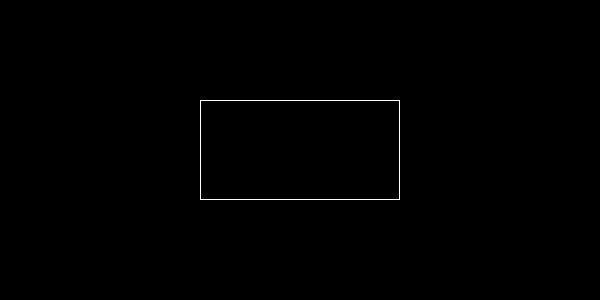
#> input picture 1.HoughLine/sample.jpg, 600 x 300 px
$ python -i hough_conversion.py   (imports and definitions only)
#> lines starting #> are read from the running program, lines starting #| are printed output that depends on the picture; after the words box and inside, x2 and y2 are one past the last pixel; in counts of white or black regions, pixels touching at a corner belong together
#> further down, picture is the input picture: shape (300, 600, 3); min 0, max 255, mean 0.8
### 4.SphereRotate/conversion.py
# import
import math
import numpy as np

# degree　→　radian
def get_rad(degree):
    rad = degree * math.pi / 180
    return rad

# radian → degree
def get_degree(radian):
    degree = radian * 180 / math.pi
    return degree

# polar → xyz
# [29 lines left out: functions get_xyz, get_polar, get_after_xyz, cylinder_expansion, not called in this run]

### 4.HorizonSinwave/constant.py
# import
import cv2
import math
import numpy as np

# constant

def get_hough_line_len():
    hough_line_len = 100
    return hough_line_len

def get_degree_threshold():
    degree_threshold = 10
    return degree_threshold

def get_slice_line_top():
    slice_line_top = 100
    return slice_line_top

def get_slice_line_bottom():
    slice_line_bottom = 1700
    return slice_line_bottom

def get_trapezoid_threshold():
    trapezoid_threshold = 100000
    return trapezoid_threshold

def get_dense_threshold():
    dense_threshold = 2
    return dense_threshold

def get_newton_count():
    newton_count = 1000
    return newton_count

def get_newton_threshold():
    newton_threshold = 0.00001
    return newton_threshold

def get_orthogonal_threshold():
    orthogonal_threshold = 3
    return orthogonal_threshold

### 4.HorizonStr/hough_conversion.py
# import library
import cv2
import math
import numpy as np

# import files
import constant as const
import conversion as conv

# hough transform and degree
def hough_lines(img):
    # grayscale
    gray = cv2.cvtColor(img, cv2.COLOR_BGR2GRAY)
    # edge extraction
    edges = cv2.Canny(gray, 50, 150, apertureSize = 3)
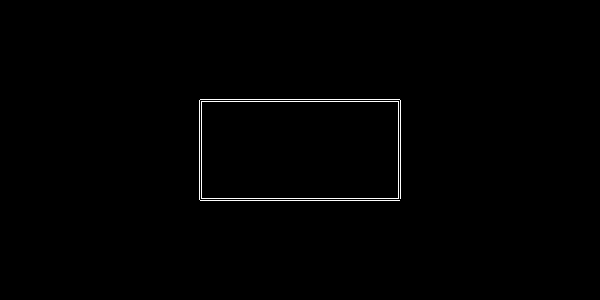
#> edges: shape (300, 600); 0.66% white in thin lines or dots, all inside (x1, y1, x2, y2) = (199, 99, 401, 201)
    # hough transform
    # first  argument：image
    # second argument：rho accuracy
    # third  argument：theta accuracy
    # fourth argument：minimum straight line length
    line_len = const.get_hough_line_len()
    lines = cv2.HoughLines(edges, 1, math.pi/360, line_len)
#> lines = 16 rows, first 8: [99, 1.57], [101, 1.57], [198, 1.57], [200, 1.57], [105, 1.55], [204, 1.55], [95, 1.59], [195, 1.58]

    print ("houghline:" + str(len(lines)))
#| houghline:16

    # output array
    degree_line = []

    line_extend = width = img.shape[1]
#> line_extend = 600; width = 600
    # end points of straight line
    for i in range(0,len(lines)):
        # rho  ：distandce to line
        # theta：angle of line
        for rho,theta in lines[i]:
            # get end points
            a = np.cos(theta)
            b = np.sin(theta)
            x0 = a*rho
            y0 = b*rho
            x1 = int(x0 + line_extend*(-b))
            y1 = int(y0 + line_extend*(a))
            x2 = int(x0 - line_extend*(-b))
            y2 = int(y0 - line_extend*(a))

            if angle_refine(theta):
                degree_line.append((x1,y1,x2,y2))
#> this loop made 16 passes
#> after the loop, degree_line = []

    return len(lines), degree_line

# angle narrowing down
def angle_refine(degree):
    degree = conv.get_degree(degree)

    threshold = const.get_degree_threshold()
    if degree < threshold or degree > 180 - threshold:
        return True
    else:
        return False

>>> import cv2
>>> picture = cv2.imread('../1.HoughLine/sample.jpg')
>>> result = hough_lines(picture)
#> result = (16, [])
